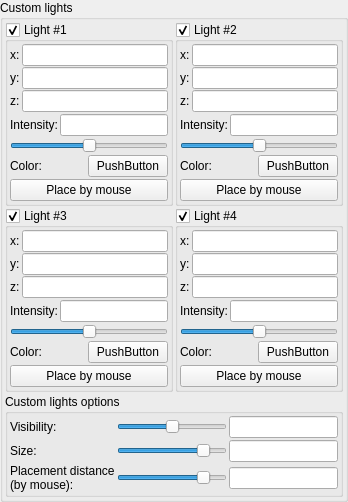
                  <widget class="QGroupBox" name="groupBox_Lights">
                   <property name="title">
                    <string>Custom lights</string>
                   </property>
                   <layout class="QVBoxLayout" name="verticalLayout_9">
                    <property name="spacing">
                     <number>2</number>
                    </property>
                    <property name="leftMargin">
                     <number>2</number>
                    </property>
                    <property name="topMargin">
                     <number>2</number>
                    </property>
                    <property name="rightMargin">
                     <number>2</number>
                    </property>
                    <property name="bottomMargin">
                     <number>2</number>
                    </property>
                    <item>
                     <layout class="QGridLayout" name="gridLayout_4">
                      <property name="spacing">
                       <number>2</number>
                      </property>
                      <item row="0" column="0">
                       <widget class="MyGroupBox" name="groupCheck_aux_light_enabled_1">
                        <property name="title">
                         <string>Light #1</string>
                        </property>
                        <property name="checkable">
                         <bool>true</bool>
                        </property>
                        <layout class="QVBoxLayout" name="verticalLayout_10">
                         <property name="spacing">
                          <number>2</number>
                         </property>
                         <property name="leftMargin">
                          <number>2</number>
                         </property>
                         <property name="topMargin">
                          <number>2</number>
                         </property>
                         <property name="rightMargin">
                          <number>2</number>
                         </property>
                         <property name="bottomMargin">
                          <number>2</number>
                         </property>
                         <item>
                          <layout class="QFormLayout" name="formLayout_coordinates_5">
                           <property name="fieldGrowthPolicy">
                            <enum>QFormLayout::ExpandingFieldsGrow</enum>
                           </property>
                           <property name="horizontalSpacing">
                            <number>2</number>
                           </property>
                           <property name="verticalSpacing">
                            <number>1</number>
                           </property>
                           <item row="0" column="0">
                            <widget class="QLabel" name="label_21">
                             <property name="text">
                              <string>x:</string>
                             </property>
                            </widget>
                           </item>
                           <item row="0" column="1">
                            <widget class="MyLineEdit" name="vect3_aux_light_position_1_x"/>
                           </item>
                           <item row="1" column="0">
                            <widget class="QLabel" name="label_22">
                             <property name="text">
                              <string>y:</string>
                             </property>
                            </widget>
                           </item>
                           <item row="1" column="1">
                            <widget class="MyLineEdit" name="vect3_aux_light_position_1_y"/>
                           </item>
                           <item row="2" column="0">
                            <widget class="QLabel" name="label_23">
                             <property name="text">
                              <string>z:</string>
                             </property>
                            </widget>
                           </item>
                           <item row="2" column="1">
                            <widget class="MyLineEdit" name="vect3_aux_light_position_1_z"/>
                           </item>
                          </layout>
                         </item>
                         <item>
                          <layout class="QHBoxLayout" name="horizontalLayout_3">
                           <property name="spacing">
                            <number>2</number>
                           </property>
                           <item>
                            <widget class="QLabel" name="label_11">
                             <property name="text">
                              <string>Intensity:</string>
                             </property>
                            </widget>
                           </item>
                           <item>
                            <widget class="MyLineEdit" name="logedit_aux_light_intensity_1"/>
                           </item>
                          </layout>
                         </item>
                         <item>
                          <widget class="QSlider" name="logslider_aux_light_intensity_1">
                           <property name="minimum">
                            <number>-1500</number>
                           </property>
                           <property name="maximum">
                            <number>1500</number>
                           </property>
                           <property name="orientation">
                            <enum>Qt::Horizontal</enum>
                           </property>
                          </widget>
                         </item>
                         <item>
                          <layout class="QHBoxLayout" name="horizontalLayout_4">
                           <property name="spacing">
                            <number>2</number>
                           </property>
                           <item>
                            <widget class="QLabel" name="label_12">
                             <property name="text">
                              <string>Color:</string>
                             </property>
                            </widget>
                           </item>
                           <item>
                            <widget class="QPushButton" name="colorButton_aux_light_colour_1">
                             <property name="text">
                              <string>PushButton</string>
                             </property>
                            </widget>
                           </item>
                          </layout>
                         </item>
                         <item>
                          <widget class="QPushButton" name="pushButton_place_light_by_mouse_1">
                           <property name="text">
                            <string>Place by mouse</string>
                           </property>
                          </widget>
                         </item>
                        </layout>
                       </widget>
                      </item>
                      <item row="0" column="1">
                       <widget class="MyGroupBox" name="groupCheck_aux_light_enabled_2">
                        <property name="title">
                         <string>Light #2</string>
                        </property>
                        <property name="checkable">
                         <bool>true</bool>
                        </property>
                        <layout class="QVBoxLayout" name="verticalLayout_11">
                         <property name="spacing">
                          <number>2</number>
                         </property>
                         <property name="leftMargin">
                          <number>2</number>
                         </property>
                         <property name="topMargin">
                          <number>2</number>
                         </property>
                         <property name="rightMargin">
                          <number>2</number>
                         </property>
                         <property name="bottomMargin">
                          <number>2</number>
                         </property>
                         <item>
                          <layout class="QFormLayout" name="formLayout_coordinates_6">
                           <property name="fieldGrowthPolicy">
                            <enum>QFormLayout::ExpandingFieldsGrow</enum>
                           </property>
                           <property name="horizontalSpacing">
                            <number>2</number>
                           </property>
                           <property name="verticalSpacing">
                            <number>1</number>
                           </property>
                           <item row="0" column="0">
                            <widget class="QLabel" name="label_24">
                             <property name="text">
                              <string>x:</string>
                             </property>
                            </widget>
                           </item>
                           <item row="0" column="1">
                            <widget class="MyLineEdit" name="vect3_aux_light_position_2_x"/>
                           </item>
                           <item row="1" column="0">
                            <widget class="QLabel" name="label_25">
                             <property name="text">
                              <string>y:</string>
                             </property>
                            </widget>
                           </item>
                           <item row="1" column="1">
                            <widget class="MyLineEdit" name="vect3_aux_light_position_2_y"/>
                           </item>
                           <item row="2" column="0">
                            <widget class="QLabel" name="label_26">
                             <property name="text">
                              <string>z:</string>
                             </property>
                            </widget>
                           </item>
                           <item row="2" column="1">
                            <widget class="MyLineEdit" name="vect3_aux_light_position_2_z"/>
                           </item>
                          </layout>
                         </item>
                         <item>
                          <layout class="QHBoxLayout" name="horizontalLayout_5">
                           <property name="spacing">
                            <number>2</number>
                           </property>
                           <item>
                            <widget class="QLabel" name="label_13">
                             <property name="text">
                              <string>Intensity:</string>
                             </property>
                            </widget>
                           </item>
                           <item>
                            <widget class="MyLineEdit" name="logedit_aux_light_intensity_2"/>
                           </item>
                          </layout>
                         </item>
                         <item>
                          <widget class="QSlider" name="logslider_aux_light_intensity_2">
                           <property name="minimum">
                            <number>-1500</number>
                           </property>
                           <property name="maximum">
                            <number>1500</number>
                           </property>
                           <property name="orientation">
                            <enum>Qt::Horizontal</enum>
                           </property>
                          </widget>
                         </item>
                         <item>
                          <layout class="QHBoxLayout" name="horizontalLayout_6">
                           <property name="spacing">
                            <number>2</number>
                           </property>
                           <item>
                            <widget class="QLabel" name="label_14">
                             <property name="text">
                              <string>Color:</string>
                             </property>
                            </widget>
                           </item>
                           <item>
                            <widget class="QPushButton" name="colorButton_aux_light_colour_2">
                             <property name="text">
                              <string>PushButton</string>
                             </property>
                            </widget>
                           </item>
                          </layout>
                         </item>
                         <item>
                          <widget class="QPushButton" name="pushButton_place_light_by_mouse_2">
                           <property name="text">
                            <string>Place by mouse</string>
                           </property>
                          </widget>
                         </item>
                        </layout>
                       </widget>
                      </item>
                      <item row="1" column="0">
                       <widget class="MyGroupBox" name="groupCheck_aux_light_enabled_3">
                        <property name="title">
                         <string>Light #3</string>
                        </property>
                        <property name="checkable">
                         <bool>true</bool>
                        </property>
                        <layout class="QVBoxLayout" name="verticalLayout_15">
                         <property name="spacing">
                          <number>2</number>
                         </property>
                         <property name="leftMargin">
                          <number>2</number>
                         </property>
                         <property name="topMargin">
                          <number>2</number>
                         </property>
                         <property name="rightMargin">
                          <number>2</number>
                         </property>
                         <property name="bottomMargin">
                          <number>2</number>
                         </property>
                         <item>
                          <layout class="QFormLayout" name="formLayout_coordinates_7">
                           <property name="fieldGrowthPolicy">
                            <enum>QFormLayout::ExpandingFieldsGrow</enum>
                           </property>
                           <property name="horizontalSpacing">
                            <number>2</number>
                           </property>
                           <property name="verticalSpacing">
                            <number>1</number>
                           </property>
                           <item row="0" column="0">
                            <widget class="QLabel" name="label_27">
                             <property name="text">
                              <string>x:</string>
                             </property>
                            </widget>
                           </item>
                           <item row="0" column="1">
                            <widget class="MyLineEdit" name="vect3_aux_light_position_3_x"/>
                           </item>
                           <item row="1" column="0">
                            <widget class="QLabel" name="label_28">
                             <property name="text">
                              <string>y:</string>
                             </property>
                            </widget>
                           </item>
                           <item row="1" column="1">
                            <widget class="MyLineEdit" name="vect3_aux_light_position_3_y"/>
                           </item>
                           <item row="2" column="0">
                            <widget class="QLabel" name="label_29">
                             <property name="text">
                              <string>z:</string>
                             </property>
                            </widget>
                           </item>
                           <item row="2" column="1">
                            <widget class="MyLineEdit" name="vect3_aux_light_position_3_z"/>
                           </item>
                          </layout>
                         </item>
                         <item>
                          <layout class="QHBoxLayout" name="horizontalLayout_7">
                           <property name="spacing">
                            <number>2</number>
                           </property>
                           <item>
                            <widget class="QLabel" name="label_31">
                             <property name="text">
                              <string>Intensity:</string>
                             </property>
                            </widget>
                           </item>
                           <item>
                            <widget class="MyLineEdit" name="logedit_aux_light_intensity_3"/>
                           </item>
                          </layout>
                         </item>
                         <item>
                          <widget class="QSlider" name="logslider_aux_light_intensity_3">
                           <property name="minimum">
                            <number>-1500</number>
                           </property>
                           <property name="maximum">
                            <number>1500</number>
                           </property>
                           <property name="orientation">
                            <enum>Qt::Horizontal</enum>
                           </property>
                          </widget>
                         </item>
                         <item>
                          <layout class="QHBoxLayout" name="horizontalLayout_8">
                           <property name="spacing">
                            <number>2</number>
                           </property>
                           <item>
                            <widget class="QLabel" name="label_32">
                             <property name="text">
                              <string>Color:</string>
                             </property>
                            </widget>
                           </item>
                           <item>
                            <widget class="QPushButton" name="colorButton_aux_light_colour_3">
                             <property name="text">
                              <string>PushButton</string>
                             </property>
                            </widget>
                           </item>
                          </layout>
                         </item>
                         <item>
                          <widget class="QPushButton" name="pushButton_place_light_by_mouse_3">
                           <property name="text">
                            <string>Place by mouse</string>
                           </property>
                          </widget>
                         </item>
                        </layout>
                       </widget>
                      </item>
                      <item row="1" column="1">
                       <widget class="MyGroupBox" name="groupCheck_aux_light_enabled_4">
                        <property name="title">
                         <string>Light #4</string>
                        </property>
                        <property name="checkable">
                         <bool>true</bool>
                        </property>
                        <layout class="QVBoxLayout" name="verticalLayout_16">
                         <property name="spacing">
                          <number>2</number>
                         </property>
                         <property name="leftMargin">
                          <number>2</number>
                         </property>
                         <property name="topMargin">
                          <number>2</number>
                         </property>
                         <property name="rightMargin">
                          <number>2</number>
                         </property>
                         <property name="bottomMargin">
                          <number>2</number>
                         </property>
                         <item>
                          <layout class="QFormLayout" name="formLayout_coordinates_8">
                           <property name="fieldGrowthPolicy">
                            <enum>QFormLayout::ExpandingFieldsGrow</enum>
                           </property>
                           <property name="horizontalSpacing">
                            <number>2</number>
                           </property>
                           <property name="verticalSpacing">
                            <number>1</number>
                           </property>
                           <item row="0" column="0">
                            <widget class="QLabel" name="label_33">
                             <property name="text">
                              <string>x:</string>
                             </property>
                            </widget>
                           </item>
                           <item row="0" column="1">
                            <widget class="MyLineEdit" name="vect3_aux_light_position_4_x"/>
                           </item>
                           <item row="1" column="0">
                            <widget class="QLabel" name="label_34">
                             <property name="text">
                              <string>y:</string>
                             </property>
                            </widget>
                           </item>
                           <item row="1" column="1">
                            <widget class="MyLineEdit" name="vect3_aux_light_position_4_y"/>
                           </item>
                           <item row="2" column="0">
                            <widget class="QLabel" name="label_35">
                             <property name="text">
                              <string>z:</string>
                             </property>
                            </widget>
                           </item>
                           <item row="2" column="1">
                            <widget class="MyLineEdit" name="vect3_aux_light_position_4_z"/>
                           </item>
                          </layout>
                         </item>
                         <item>
                          <layout class="QHBoxLayout" name="horizontalLayout_9">
                           <property name="spacing">
                            <number>2</number>
                           </property>
                           <item>
                            <widget class="QLabel" name="label_36">
                             <property name="text">
                              <string>Intensity:</string>
                             </property>
                            </widget>
                           </item>
                           <item>
                            <widget class="MyLineEdit" name="logedit_aux_light_intensity_4"/>
                           </item>
                          </layout>
                         </item>
                         <item>
                          <widget class="QSlider" name="logslider_aux_light_intensity_4">
                           <property name="minimum">
                            <number>-1500</number>
                           </property>
                           <property name="maximum">
                            <number>1500</number>
                           </property>
                           <property name="value">
                            <number>0</number>
                           </property>
                           <property name="orientation">
                            <enum>Qt::Horizontal</enum>
                           </property>
                          </widget>
                         </item>
                         <item>
                          <layout class="QHBoxLayout" name="horizontalLayout_10">
                           <property name="spacing">
                            <number>2</number>
                           </property>
                           <item>
                            <widget class="QLabel" name="label_37">
                             <property name="text">
                              <string>Color:</string>
                             </property>
                            </widget>
                           </item>
                           <item>
                            <widget class="QPushButton" name="colorButton_aux_light_colour_4">
                             <property name="text">
                              <string>PushButton</string>
                             </property>
                            </widget>
                           </item>
                          </layout>
                         </item>
                         <item>
                          <widget class="QPushButton" name="pushButton_place_light_by_mouse_4">
                           <property name="text">
                            <string>Place by mouse</string>
                           </property>
                          </widget>
                         </item>
                        </layout>
                       </widget>
                      </item>
                     </layout>
                    </item>
                    <item>
                     <widget class="QGroupBox" name="groupBox_8">
                      <property name="title">
                       <string>Custom lights options</string>
                      </property>
                      <layout class="QVBoxLayout" name="verticalLayout_17">
                       <property name="spacing">
                        <number>2</number>
                       </property>
                       <property name="leftMargin">
                        <number>2</number>
                       </property>
                       <property name="topMargin">
                        <number>2</number>
                       </property>
                       <property name="rightMargin">
                        <number>2</number>
                       </property>
                       <property name="bottomMargin">
                        <number>2</number>
                       </property>
                       <item>
                        <layout class="QGridLayout" name="gridLayout_5">
                         <property name="spacing">
                          <number>2</number>
                         </property>
                         <item row="2" column="0">
                          <widget class="QLabel" name="label_38">
                           <property name="text">
                            <string>Size:</string>
                           </property>
                          </widget>
                         </item>
                         <item row="2" column="1">
                          <widget class="QSlider" name="logslider_aux_light_visibility_size">
                           <property name="minimum">
                            <number>-1500</number>
                           </property>
                           <property name="maximum">
                            <number>300</number>
                           </property>
                           <property name="orientation">
                            <enum>Qt::Horizontal</enum>
                           </property>
                          </widget>
                         </item>
                         <item row="1" column="1">
                          <widget class="QSlider" name="logslider_aux_light_visibility">
                           <property name="minimum">
                            <number>-1500</number>
                           </property>
                           <property name="maximum">
                            <number>1500</number>
                           </property>
                           <property name="orientation">
                            <enum>Qt::Horizontal</enum>
                           </property>
                          </widget>
                         </item>
                         <item row="1" column="2">
                          <widget class="MyLineEdit" name="logedit_aux_light_visibility"/>
                         </item>
                         <item row="2" column="2">
                          <widget class="MyLineEdit" name="logedit_aux_light_visibility_size"/>
                         </item>
                         <item row="1" column="0">
                          <widget class="QLabel" name="label_39">
                           <property name="text">
                            <string>Visibility:</string>
                           </property>
                          </widget>
                         </item>
                         <item row="3" column="0">
                          <widget class="QLabel" name="label_134">
                           <property name="text">
                            <string>Placement distance
(by mouse):</string>
                           </property>
                          </widget>
                         </item>
                         <item row="3" column="1">
                          <widget class="QSlider" name="logslider_aux_light_manual_placement_dist">
                           <property name="minimum">
                            <number>-1500</number>
                           </property>
                           <property name="maximum">
                            <number>300</number>
                           </property>
                           <property name="orientation">
                            <enum>Qt::Horizontal</enum>
                           </property>
                          </widget>
                         </item>
                         <item row="3" column="2">
                          <widget class="MyLineEdit" name="logedit_aux_light_manual_placement_dist"/>
                         </item>
                        </layout>
                       </item>
                      </layout>
                     </widget>
                    </item>
                   </layout>
                  </widget>
